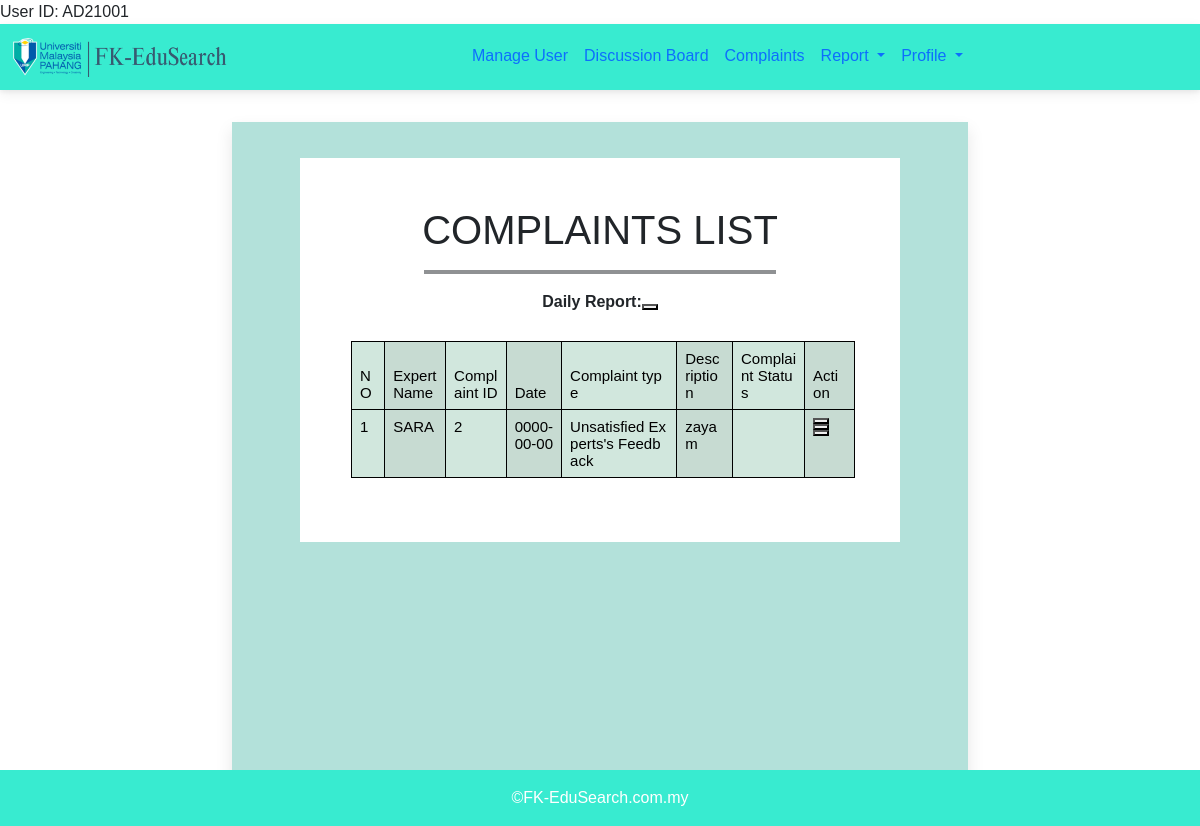
The app's page /view/MODULE 5/clist_a.php (signed in) with its own data.
### tables this page shows
CREATE TABLE `complaint` (
  `ComplaintID` int(11) NOT NULL,
  `Complaint_Type` varchar(50) NOT NULL,
  `Complaint_Status` varchar(50) NOT NULL,
  `Total_C_Week` int(11) NOT NULL,
  `Complaint_Date` date NOT NULL,
  `c_desc` varchar(200) NOT NULL,
  `Account_ID` varchar(100) NOT NULL,
  `Admin_Name` varchar(100) NOT NULL,
  `E_name` varchar(100) NOT NULL
);

### view/MODULE 5/clist_a.php (the view, shortened to what this page needs)
<html>
<?php
$Account_ID = $_SESSION['admin'];
echo 'User ID: ' . $Account_ID;
?>
<head>
    <link rel="stylesheet" href="https://cdnjs.cloudflare.com/ajax/libs/font-awesome/6.0.0/css/all.min.css" />
    <link rel="stylesheet" href="https://maxcdn.bootstrapcdn.com/font-awesome/4.7.0/css/font-awesome.min.css" />
    <link rel="stylesheet" href="../../Bootstrap//mdb.min.css" />
    <link rel="stylesheet" href="../../asset/style/newstyle.css">
</head>
<body>
    <center>
        <div class="container-content">
            <div class="inner-content">
                <form id="manage_complaint" class="table_content"
                    action="updatestatus.php?id=<?php echo $complaint['ComplaintID']; ?>" method="post">
                    <center>
                        <h1>COMPLAINTS LIST</h1>
                    </center>
                    <hr class="border border-dark border-2 opacity-50" style="width: 70%;">
                    <label><b>Daily Report:</b></label>
                    <button type="button"></button><br><br></left>
                    <center>
                        <table class="table table-success table-striped-columns table-bordered border-black">
                            <thead>
                                <tr>
                                    <th>NO</th>
                                    <th>Expert Name</th>
                                    <th>Complaint ID</th>
                                    <th>Date</th>
                                    <th>Complaint type</th>
                                    <th>Description</th>
                                    <th>Complaint Status</th>
                                    <th>Action</th>
                                </tr>
                            </thead>
                            <tbody id="table-body">
                                <?php
                                include("../../db/database.php");
                                $Q = "Select * from complaint order by ComplaintID desc";
                                $re = mysqli_query($connect, $Q);
                                $i = 1;
                                while ($complaint = mysqli_fetch_assoc($re)) {
                                    ?>
                                    <tr>
                                        <td>
                                            <?php echo $i; ?>
                                        </td>
                                        <td>
                                            <?php echo $complaint['E_name'] ?>
                                        </td>
                                        <td>
                                            <?php echo $complaint['ComplaintID'] ?>
                                        </td>
                                        <td>
                                            <?php echo $complaint['Complaint_Date'] ?>
                                        </td>
                                        <td>
                                            <?php echo $complaint['Complaint_Type'] ?>
                                        </td>
                                        <td>
                                            <?php echo $complaint['c_desc'] ?>
                                        </td>
                                        <td>
                                        </td>
                                        <td>
                                            <button type="button"></button>
                                            <button type="button"></button>
                                                            <button type="button"></button>
                                        </td>
                                    </tr>
                                    <?php
                                    $i++;
                                }
                                ?>
                            </tbody>
                        </table>
                </form>
            </div>
        </div>
    </center>
    <footer class="footer">
        <div class="footer_container">
            <div class="footer__inner">
                <center> ©FK-EduSearch.com.my </center>
            </div>
        </div>
    </footer>
</body>

### asset/style/newstyle.css (style rules this page uses)
html { height: 100%; box-sizing: border-box; }
*, *:before, *:after { box-sizing: inherit; }
body { position: relative; margin: 0; padding-bottom: 6rem; min-height: 100%; height: 100%; width: 100%; font-family: "Helvetica Neue", Arial, sans-serif; background-color: #F7FFFD; background-size: cover; background-repeat: no-repeat; background-position: center; }
.footer { margin-top: 0 auto; padding: 1rem; background-color: #38EBD0; text-align: center; color: #fff; }
.container-content { height: 100%; background-color: #B3E1DA; box-shadow: 0 0.5rem 1rem rgba(0, 0, 0, 0.1); margin-top: 2rem; width: 100%; padding: 3rem; max-width:fit-content; padding: 3%; max-height: max-content; display: table; justify-content: center; }
.table_content { justify-content: center; width: 600px; height: 100%; min-width: 0 auto; max-height: fit-content; background-color: #fff; padding: 3rem; margin-left: 2rem; margin-right: 2rem; word-break: break-all; display: table; }
.table { border-collapse: collapse; width: 100% !important; height: 100% !important; max-width: max-content; word-break: break-all; color: #000; font-size: 15px; text-align: left; padding: 3px; margin: 3px; border: 1px solid #000; white-space: normal; }

### view/MODULE 5/clist_a.php (style rules this page uses)
.footer { position: fixed; left: 0; bottom: 0; width: 100%; text-align: center; }

### records on screen
complaint: E_name "SARA", ComplaintID "2", Complaint_Date "0000-00-00", Complaint_Type "Unsatisfied Experts's Feedback", c_desc "zayam"

### other values on screen
$Account_ID "AD21001"
